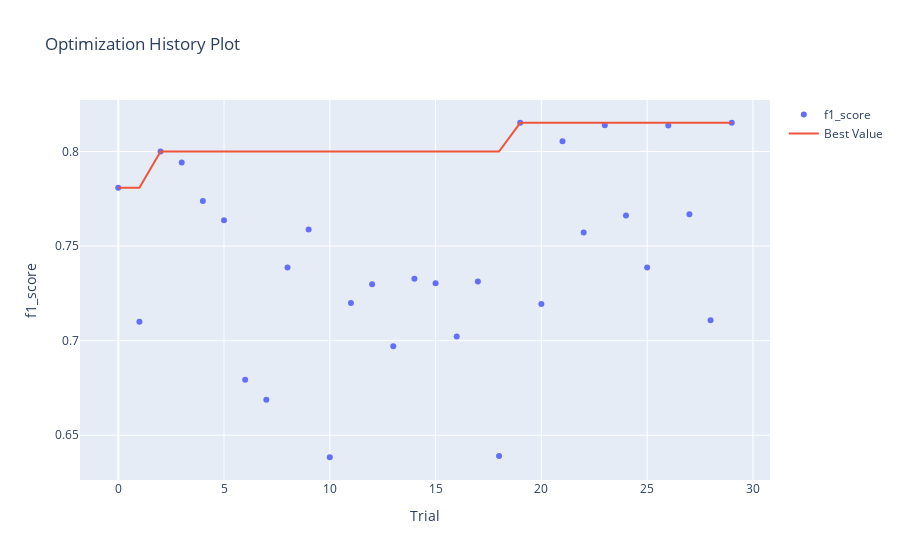

The cell this chart's notebook holds for it:
### Markdown cell above
График истории оптимизации - отображает количество испытаний на оси Х и метрику на оси Y.

Следует использовать эту диаграмму, чтобы проверить, идет ли оптимизация гиперпараметров в правильном направлении или нет.

### Code cell
optuna.visualization.plot_optimization_history(study, target_name="f1_score")

### Figure 1 — Plotly figure (JSON) as saved in the notebook; plotly's stock layout.template omitted (floating-point values rounded to 4 significant figures)
{"data": [{"mode": "markers", "name": "f1_score", "type": "scatter", "x": [0, 1, 2, 3, 4, 5, 6, 7, 8, 9, 10, 11, 12, 13, 14, 15, 16, 17, 18, 19, 20, 21, 22, 23, 24, 25, 26, 27, 28, 29], "y": [0.7808, 0.71, 0.8, 0.7941, 0.7738, 0.7637, 0.6793, 0.6688, 0.7387, 0.7588, 0.6384, 0.72, 0.7298, 0.697, 0.7327, 0.7304, 0.7022, 0.7312, 0.6391, 0.8151, 0.7193, 0.8054, 0.7572, 0.8139, 0.7661, 0.7386, 0.8137, 0.7668, 0.7108, 0.8152]}, {"name": "Best Value", "type": "scatter", "x": [0, 1, 2, 3, 4, 5, 6, 7, 8, 9, 10, 11, 12, 13, 14, 15, 16, 17, 18, 19, 20, 21, 22, 23, 24, 25, 26, 27, 28, 29], "y": [0.7808, 0.7808, 0.8, 0.8, 0.8, 0.8, 0.8, 0.8, 0.8, 0.8, 0.8, 0.8, 0.8, 0.8, 0.8, 0.8, 0.8, 0.8, 0.8, 0.8151, 0.8151, 0.8151, 0.8151, 0.8151, 0.8151, 0.8151, 0.8151, 0.8151, 0.8151, 0.8152]}], "layout": {"title": {"text": "Optimization History Plot"}, "xaxis": {"title": {"text": "Trial"}}, "yaxis": {"title": {"text": "f1_score"}}}}
